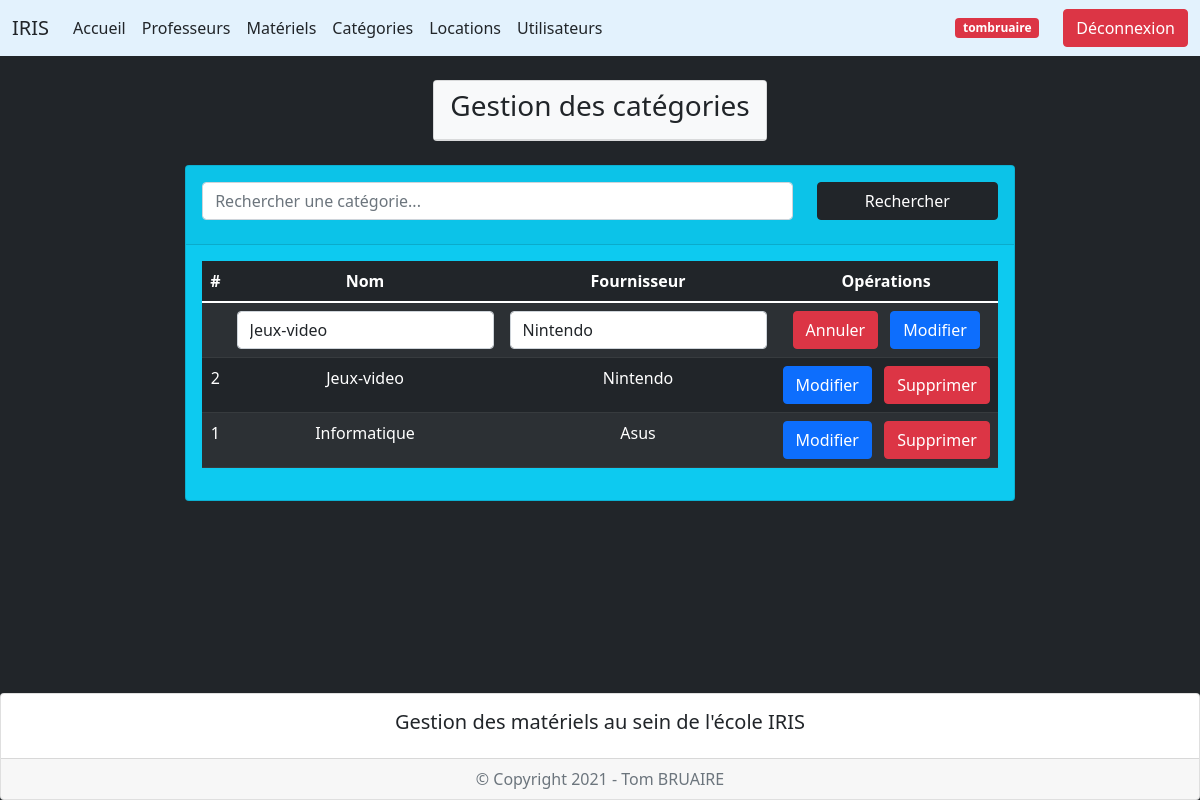
The page /index.php?page=3&action=edit&idcategorie=2 (signed in) on the database its author committed.
### tables this page shows
create table categories (
    idcategorie int(3) not null auto_increment,
    libellecategorie varchar(50),
    fournisseurcategorie varchar(50),
    primary key (idcategorie)
);

### controleur/config_db.php (called while the page is built)
<?php
$server = "localhost";
$bdd = "iris";
$user = "root";
$mdp = "";
?>

### controleur/controleur.class.php (called while the page is built, shortened)
<?php
require_once("modele/modele.class.php");
class Controleur {
    private $unModele;
    public function __construct($server, $bdd, $user, $mdp) {
        $this->unModele = new Modele($server, $bdd, $user, $mdp);
    }
    public function setTable($uneTable) {
        $this->unModele->setTable($uneTable);
    }
    public function selectAll($chaine = "*", $orderby) {
        return $this->unModele->selectAll($chaine, $orderby);
    }
    public function selectWhere($chaine = "*", $where) {
        return $this->unModele->selectWhere($chaine, $where);
    }
}
?>

### vue/vue_categories.php (the view)
<div class="container mt-4 mb-5">
    <div class="row d-flex justify-content-center">
        <div class="col-auto">
            <div class="card bg-info">
                <div class="card-header">
                    <form method="post" action="" class="mt-2">
                        <div class="row mb-3">
                            <div class="col-9">
                                    <input type="search" name="mot" id="mot" placeholder="Rechercher une catégorie..." class="form-control">
                            </div>
                            <div class="col-3">
                                <button type="submit" name="Rechercher" class="btn btn-dark w-100">Rechercher</button>
                            </div>
                        </div>
                    </form>
                </div>
                <div class="card-body">
                    <div class="table-responsive">
                        <table class="table table-dark table-striped text-center">
                            <thead>
                                <tr>
                                    <th scope="col">#</th>
                                    <th scope="col">Nom</th>
                                    <th scope="col">Fournisseur</th>
                                    <?php if (isset($_SESSION['lvl']) && $_SESSION['lvl'] == 2) { ?>
                                    <th scole="col">Opérations</th>
                                    <?php } ?>
                                </tr>
                            </thead>
                            <tbody>
                                 <?php if (isset($_SESSION['lvl']) && $_SESSION['lvl'] == 2) { ?>
                                    <form method="post" action="">
                                        <tr>
                                            <td></td>
                                            <td><input type="text" name="libellecategorie" id="libelle" class="form-control" value="<?= ($laCategorie != null ? $laCategorie['libellecategorie'] : null); ?>"></td>
                                            <td><input type="text" name="fournisseurcategorie" id="fournisseur" class="form-control" value="<?= ($laCategorie != null ? $laCategorie['fournisseurcategorie'] : null); ?>"></td>
                                            <td>
                                                <?php if ($laCategorie != null) { ?>
                                                    <button type="submit" name="Annuler" class="btn btn-danger me-2">Annuler</button>
                                                <?php } ?>
                                                <button type="submit" <?= ($laCategorie != null ? 'name="subeditcategorie"' : 'name="subaddcategorie"'); ?> class="btn <?= ($laCategorie != null ? 'btn-primary' : 'btn-success w-100'); ?>"><?= ($laCategorie != null ? "Modifier" : "Ajouter"); ?></button>
                                            </td>
                                        </tr>
                                    </form>
                                 <?php } ?>
                            <?php foreach ($lesCategories as $uneCategorie) { ?>
                                <tr>
                                    <td><?= $uneCategorie['idcategorie']; ?></td>
                                    <td><?= $uneCategorie['libellecategorie']; ?></td>
                                    <td><?= $uneCategorie['fournisseurcategorie']; ?></td>
                                    <?php if (isset($_SESSION['lvl']) && $_SESSION['lvl'] == 2) { ?>
                                    <td>
                                        <a href="index.php?page=3&action=edit&idcategorie=<?= $uneCategorie['idcategorie']; ?>" class="btn btn-primary me-2">Modifier</a>
                                        <a href="index.php?page=3&action=sup&idcategorie=<?= $uneCategorie['idcategorie']; ?>" onclick="return(confirm('Voulez-vous vraiment supprimer cette catégorie ?'));" class="btn btn-danger">Supprimer</a>
                                    </td>
                                    <?php } ?>
                                </tr>
                            <?php } ?>
                            </tbody>
                        </table>
                    </div>
                </div>
            </div>
        </div>
    </div>
</div>

### rows shown on the page
categories: libellecategorie "Jeux-video", fournisseurcategorie "Nintendo", idcategorie "2"
categories: idcategorie "1", libellecategorie "Informatique", fournisseurcategorie "Asus"

### other values the page prints
$_SESSION['pseudouser'] "tombruaire"
$text "Gestion des catégories"
